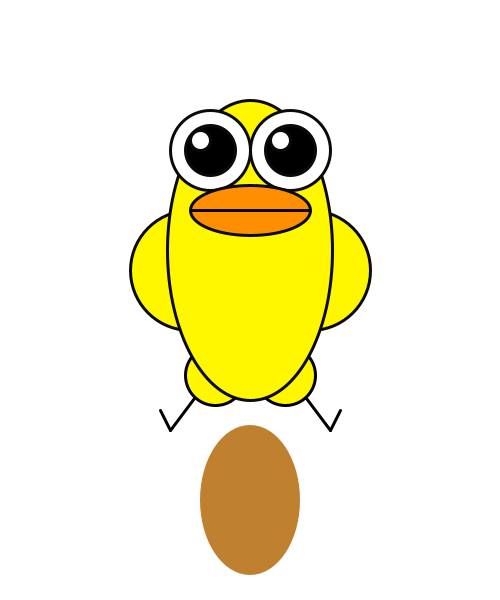
Frame 1 (no input)
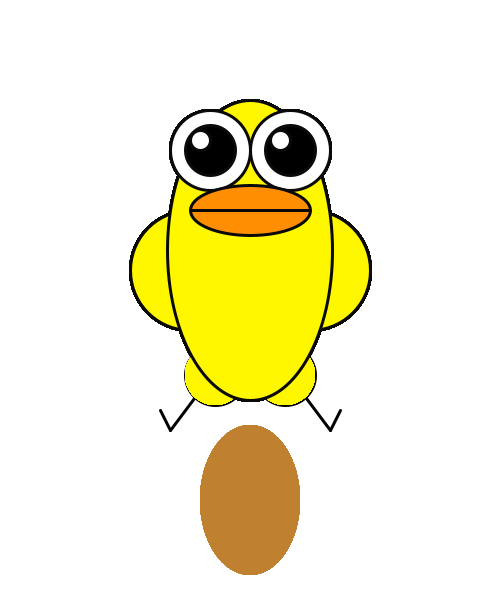
Frame 60 (the mouse pressed at the canvas centre just before this capture)
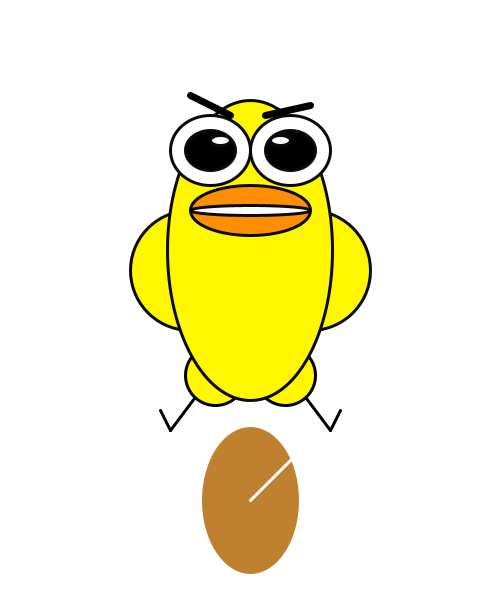
Frame 120 (the mouse held since frame 60 and released just before this capture)

The Processing sketch that drew these frames (run headless with seeded random() and noise(); from frame 60 on, the mouse is pressed at the canvas centre):

// Processing sketch: processing_16466
// ── processing_16466.pde

int card = 0; 
int x = 550;
int y = 250;
int w = 100;
int h = 50;


void setup() {
  size(500,600);  
  background(255);  
  smooth();
}

void draw() {
  if(card == 0) {


    // leg
    strokeWeight(3);
    line(200,390,170,430);
    line(300,390,330,430);
    line(170,430,160,410);
    line(330,430,340,410);

    fill(255,247,0);
    ellipse(215,375,60,60);
    ellipse(285,375,60,60);



    //arm
    smooth();
    fill(255,247,0);
    stroke(10);
    ellipse(190,270,120,120);
    ellipse(310,270,120,120);

    // body
    smooth();
    fill(255,247,0);
    stroke(10);
    ellipse (250,250,165,300) ;
    //face
    smooth();
    fill(255);
    stroke(10);
    ellipse(210,150,80,80);
    ellipse(290,150,80,80);
    fill(0);
    ellipse(210,150,50,50);

    fill(255);
    ellipse(200,140,20,20);

    fill(0);
    ellipse(290,150,50,50);
    fill(255);
    ellipse(280,140,20,20);
    //mouth
    fill(255,142,3);
    ellipse(250,210,120,50);
    line(190,210,310,210);
    //egg
    noStroke();
    fill(191,129,48);
    ellipse(250,500,100,150);
  }
  else if (card == 1) {


    size(500,600);  
    background(255);  
    smooth();  

    // leg
    strokeWeight(3);
    line(200,390,170,430);
    line(300,390,330,430);
    line(170,430,160,410);
    line(330,430,340,410);

    fill(255,247,0);
    ellipse(215,375,60,60);
    ellipse(285,375,60,60);



    //arm
    smooth();
    fill(255,247,0);
    stroke(10);
    ellipse(190,270,120,120);
    ellipse(310,270,120,120);

    // body
    smooth();
    fill(255,247,0);
    stroke(10);
    ellipse (250,250,165,300) ;
    //face
    smooth();
    fill(255);
    stroke(10);
    ellipse(210,150,80,70);
    ellipse(290,150,80,70);
    fill(0);
    ellipse(210,150,50,40);
    fill(255);
    ellipse(220,140,20,10);
    fill(0);
    ellipse(290,150,50,40);
    fill(255);
    ellipse(280,140,20,10);

    //mouth
    fill(255,142,3);
    ellipse(250,210,120,50);
    fill(255);
    ellipse(250,210,120,10);
    //line(190,210,310,210);
    //egg
    stroke(255);
    fill(191,129,48);
    ellipse(250,500,100,150);
    line(290,460,250,500);
    strokeWeight(7);
    stroke(0);
    line(230,115,190,95);
    line(265,115,310,105);
  }
else if (card  == 2)
{  
  size(500,600);  
  background(255);  
  smooth();  

  // leg
  strokeWeight(3);
  line(200,390,170,430);
  line(300,390,330,430);
  line(170,430,160,410);
  line(330,430,340,410);

  fill(255,247,0);
  ellipse(215,375,60,60);
  ellipse(285,375,60,60);



  //arm
  smooth();
  fill(255,247,0);
  stroke(10);
  ellipse(190,270,120,120);
  ellipse(310,270,120,120);

  // body
  smooth();
  fill(255,247,0);
  stroke(10);
  ellipse (250,250,165,300) ;
  //face
  smooth();
  fill(255);
  stroke(10);
  ellipse(210,150,80,70);
  ellipse(290,150,80,70);
  fill(0);
  ellipse(210,150,50,40);
  fill(255);
  ellipse(220,150,30,30);
  fill(0);
  ellipse(290,150,50,40);
  fill(255);
  ellipse(280,150,30,30);

  //mouth
  fill(255,142,3);
  ellipse(250,210,120,50);
  fill(255);
  ellipse(250,210,120,20);

  //egg
  stroke(255);
  fill(191,129,48);
  ellipse(250,500,100,150);
  line(290,460,250,500);
  line(250,500,210,460);
  stroke(0);
  strokeWeight(7);
  line(230,115,190,80);
  line(265,115,310,80);
}

else if (card  == 3) { 
  size(500,600);  
  background(255);  
  smooth();  


  // leg
  strokeWeight(3);
  line(200,390,170,430);
  line(300,390,330,430);
  line(170,430,160,410);
  line(330,430,340,410);

  fill(255,247,0);
  ellipse(215,375,60,60);
  ellipse(285,375,60,60);



  //arm
  smooth();
  fill(255,247,0);
  stroke(10);
  ellipse(190,270,120,120);
  ellipse(310,270,120,120);

  // body
  smooth();
  fill(255,247,0);
  stroke(10);
  ellipse (250,250,165,300) ;
  //face
  smooth();
  fill(255);
  stroke(10);
  ellipse(210,150,80,80);
  ellipse(290,150,80,80);
  fill(0);
  ellipse(210,150,50,50);

  fill(255);
  ellipse(200,140,20,20);

  fill(0);
  ellipse(290,150,50,50);
  fill(255);
  ellipse(280,140,20,20);
  fill(255);
  ellipse(205,155,10,10);
  ellipse(220,150,15,15);
  fill(255);
  ellipse(290,155,10,10);
  ellipse(305,150,15,15);

  //mouth
  fill(255,142,3);
  ellipse(250,210,120,50);
  line(190,210,310,210);

  noStroke();
  fill(191,129,48);
  arc(400,600,105,155,3.60,5.80);
  //egg

  ellipse(250,500,100,150);
  noStroke();
  fill(255);
  arc(250,500,105,155,3.60,5.80);
  stroke(0);
  fill(255,88,88);
  ellipse(180,195,30,30);
  ellipse(320,195,30,30);
}

else if (card  == 4) { 
  size(500,600);  
  background(255);  
  smooth();  


  // leg
  strokeWeight(3);
  stroke(0);
  line(200,390,170,430);
  line(300,390,330,430);
  line(170,430,160,410);
  line(330,430,340,410);

  fill(255,247,0);
  ellipse(215,375,60,60);
  ellipse(285,375,60,60);



  //arm
  smooth();
  fill(255,247,0);
  stroke(10);
  ellipse(190,270,120,120);
  ellipse(310,270,120,120);

  // body
  smooth();
  fill(255,247,0);
  stroke(10);
  ellipse (250,250,165,300) ;
  //face
  smooth();
  fill(255);
  stroke(10);
  ellipse(210,150,80,80);
  ellipse(290,150,80,80);
  fill(0);
  ellipse(210,180,10,10);


  fill(0);
  ellipse(290,180,10,10);



  //mouth
  fill(255,142,3);
  ellipse(250,210,120,50);
  fill(255);
  ellipse(250,210,120,10);

  noStroke();
  fill(191,129,48);
  arc(400,600,105,155,3.60,5.80);
  //egg

  ellipse(250,500,100,150);
  noStroke();
  fill(255);
  arc(250,500,105,155,3.60,5.80);
}


else if (card  == 5) {  
 
 size(500,600);  
  background(255);  
  smooth();  

  // leg
  strokeWeight(3);
  stroke(0);
  line(200,390,170,430);
  line(300,390,330,430);
  line(170,430,160,410);
  line(330,430,340,410);

  fill(255,247,0);
  ellipse(215,375,60,60);
  ellipse(285,375,60,60);



  //arm
  smooth();
  fill(255,247,0);
  stroke(10);
  ellipse(180,270,120,50);
  ellipse(320,270,120,50);

  // body
  smooth();
  fill(255,247,0);
  stroke(10);
  ellipse (250,250,165,300) ;
  //face
  smooth();
  fill(255);
  stroke(10);
  ellipse(210,150,80,80);
  ellipse(290,150,80,80);
  fill(0);
  ellipse(200,170,10,10);


  fill(0);
  ellipse(310,140,10,10);



  //mouth
  fill(255,142,3);
  ellipse(250,240,40,120);
  fill(255,0,0);
  ellipse(250,230,40,60);


  noStroke();
  fill(191,129,48);
  arc(400,600,105,155,3.60,5.80);
  //egg

  ellipse(250,500,100,150);
  noStroke();
  fill(255);
  arc(250,500,105,155,3.60,5.80);
  //snake
  strokeWeight(5);
  stroke(255,0,0);
  line(200,510,250,510);
  line(230,510,240,490);
  noStroke();
  fill(48,103,50);
  ellipse(170,520,100,80);
  stroke(48,103,50);
  strokeWeight(50);
  line(145,520,160,600);
  noStroke();
  fill(255);
  ellipse(180,500,30,30);
  fill(0);
  ellipse(185,492,5,15);
}

else if (card  == 6) {
  size(500,600);  
  background(255);  
  smooth();  

  // eye
  smooth();
  fill(255);
  stroke(10);
  ellipse(390,90,50,50);
  ellipse(310,90,50,50);

  // leg
  strokeWeight(3);
  line(315,240,285,285);
  line(385,240,400,290);
  line(400,290,410,275);
  line(285,285,260,265);
  line(260,265,252,280);

  fill(255,247,0);
  ellipse(315,240,45,45);
  ellipse(380,240,45,45);



  //arm
  smooth();
  fill(255,247,0);
  stroke(10);
  ellipse(280,150,80,45);
  ellipse(415,150,80,45);

  // body
  smooth();
  fill(255,247,0);
  stroke(10);
  ellipse (350,150,130,220) ;


  //egg
  noStroke();
  fill(191,129,48);
  ellipse(250,500,100,150);
  arc(400,600,105,155,3.60,5.80);
  noStroke();
  fill(255);
  arc(250,500,105,155,3.60,5.80);
  //snake
  strokeWeight(5);
  stroke(255,0,0);
  line(200,510,250,510);
  line(230,510,240,490);
  noStroke();
  fill(48,103,50);
  ellipse(170,520,100,80);
  stroke(48,103,50);
  strokeWeight(50);
  line(145,520,160,600);
  noStroke();
  fill(255);
  ellipse(180,500,40,40);
  fill(0);
  ellipse(185,492,5,5);

  stroke(0);
  strokeWeight(3);
  line(330,200,320,200);
  line(320,200,340,220);
}
}


void mousePressed() {  

  if (card == 0) {  
    card = 1;
  } 
  else if (card == 1) {  
    card = 2;
  }
  else if (card == 2) {
    card = 3;
  }
  else if (card == 3) {
    card = 4;
  }  
  else if (card == 4) {
    card = 5;
  }  
  else if (card == 5) {
    card = 6;
  } 
  else if (card == 6) {
    card = 7;
  }
  else if (card == 7) {
    card = 0;
  }
}

void cardOne() {
size(500,600);  
background(255);  
smooth();  
 

// leg
strokeWeight(3);
line(200,390,170,430);
line(300,390,330,430);
line(170,430,160,410);
line(330,430,340,410);
 
fill(255,247,0);
ellipse(215,375,60,60);
ellipse(285,375,60,60);
 
 

//arm
smooth();
fill(255,247,0);
stroke(10);
ellipse(190,270,120,120);
ellipse(310,270,120,120);
 
// body
smooth();
fill(255,247,0);
stroke(10);
ellipse (250,250,165,300) ;
//face
smooth();
fill(255);
stroke(10);
ellipse(210,150,80,80);
ellipse(290,150,80,80);
fill(0);
ellipse(210,150,50,50);

fill(255);
ellipse(200,140,20,20);

fill(0);
ellipse(290,150,50,50);
fill(255);
ellipse(280,140,20,20);
//mouth
fill(255,142,3);
ellipse(250,210,120,50);
line(190,210,310,210);
//egg
noStroke();
fill(191,129,48);
ellipse(250,500,100,150);

}

void cardTwo() {
  size(500,600);  
background(255);  
smooth();  
 
// leg
strokeWeight(3);
line(200,390,170,430);
line(300,390,330,430);
line(170,430,160,410);
line(330,430,340,410);
 
fill(255,247,0);
ellipse(215,375,60,60);
ellipse(285,375,60,60);
 
 

//arm
smooth();
fill(255,247,0);
stroke(10);
ellipse(190,270,120,120);
ellipse(310,270,120,120);
 
// body
smooth();
fill(255,247,0);
stroke(10);
ellipse (250,250,165,300) ;
//face
smooth();
fill(255);
stroke(10);
ellipse(210,150,80,70);
ellipse(290,150,80,70);
fill(0);
ellipse(210,150,50,40);
fill(255);
ellipse(220,140,20,10);
fill(0);
ellipse(290,150,50,40);
fill(255);
ellipse(280,140,20,10);
 
//mouth
fill(255,142,3);
ellipse(250,210,120,50);
fill(255);
ellipse(250,210,120,10);
//line(190,210,310,210);
//egg
stroke(255);
fill(191,129,48);
ellipse(250,500,100,150);
line(290,460,250,500);
strokeWeight(7);
stroke(0);
line(230,115,190,95);
line(265,115,310,105);
}
